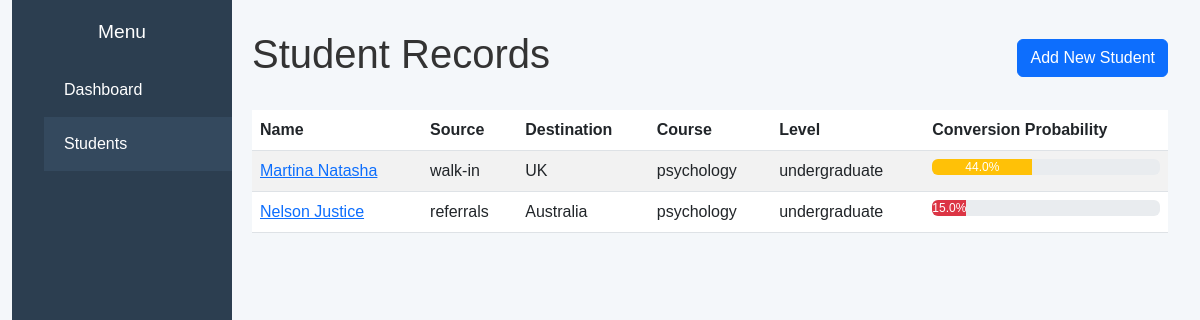
/students, run on the app's committed database.
### tables this page shows
CREATE TABLE students (
            id INTEGER PRIMARY KEY AUTOINCREMENT,
            name TEXT NOT NULL,
            source TEXT NOT NULL,
            response TEXT NOT NULL,
            destination TEXT NOT NULL,
            course_of_study TEXT NOT NULL,
            level_of_study TEXT NOT NULL,
            email TEXT,
            phone TEXT,
            created_at DATETIME,
            conversion_probability FLOAT,
            email_responses INTEGER DEFAULT 0,
            call_responses INTEGER DEFAULT 0
        );

### app.py (the view)
@app.route("/students")
def students():
    all_students = get_all_students()
    return render_template("students.html", students=all_students, page="students")

### app.py (called while the page is built)
@app.context_processor
def utility_processor():
    def is_active_page(page):
        return 'active' if request.endpoint == page else ''
    return dict(is_active_page=is_active_page)

### database.py (called while the page is built)
def get_all_students():
    conn = sqlite3.connect(DB_PATH)
    conn.row_factory = sqlite3.Row  # This enables column access by name
    c = conn.cursor()
    c.execute('SELECT * FROM students ORDER BY created_at DESC')
    students = [dict(row) for row in c.fetchall()]
    conn.close()
    return students

### templates/students.html (shortened to what this page needs)
<!DOCTYPE html>
<html lang="en">
<head>
    <link href="https://cdn.jsdelivr.net/npm/bootstrap@5.3.0/dist/css/bootstrap.min.css" rel="stylesheet">
    <link rel="stylesheet" href="{{ url_for('static', filename='css/style.css') }}">
</head>
<body>
    <div class="container">
        <nav class="sidebar">
            <h2>Menu</h2>
            <ul>
                <li><a href="{{ url_for('index') }}" class="{{ is_active_page('index') }}">Dashboard</a></li>
                <li><a href="{{ url_for('students') }}" class="{{ is_active_page('students') }}">Students</a></li>
            </ul>
        </nav>
        <div class="content">
            <div class="d-flex justify-content-between align-items-center mb-4">
                <h1>Student Records</h1>
                <button type="button" class="btn btn-primary" data-bs-toggle="modal" data-bs-target="#addStudentModal">
                    Add New Student
                </button>
            </div>
            <div class="table-responsive">
                <table class="table table-striped table-hover">
                    <thead>
                        <tr>
                            <th>Name</th>
                            <th>Source</th>
                            <th>Destination</th>
                            <th>Course</th>
                            <th>Level</th>
                            <th>Conversion Probability</th>
                        </tr>
                    </thead>
                    <tbody>
                        {% for student in students %}
                        <tr>
                            <td><a href="{{ url_for('student_profile', name=student['name']) }}">{{ student['name'] }}</a></td>
                            <td>{{ student['source'] }}</td>
                            <td>{{ student['destination'] }}</td>
                            <td>{{ student['course_of_study'] }}</td>
                            <td>{{ student['level_of_study'] }}</td>
                            <td>
                                <div class="progress">
                                    <div class="progress-bar {% if student['conversion_probability'] > 70 %}bg-success
                                                          {% elif student['conversion_probability'] > 40 %}bg-warning
                                                          {% else %}bg-danger{% endif %}"
                                         role="progressbar"
                                         style="width: {{ student['conversion_probability'] }}%">
                                        {{ student['conversion_probability'] }}%
                                    </div>
                                </div>
                            </td>
                        </tr>
                        {% endfor %}
                    </tbody>
                </table>
            </div>
        </div>
    </div>
</body>
</html>

### static/css/style.css (style rules this page uses)
*, *::before, *::after { box-sizing: border-box; margin: 0; padding: 0; }
body { font-family: Arial, sans-serif; background-color: #f4f7fa; display: flex; min-height: 100vh; color: #333; }
.container { display: flex; width: 100%; max-width: 1200px; margin: auto; }
.sidebar { width: 220px; background-color: #2c3e50; padding-top: 20px; min-height: 100vh; color: #fff; }
.sidebar h2 { text-align: center; margin-bottom: 20px; font-size: 1.2em; }
.sidebar ul { list-style: none; }
.sidebar ul li a { display: block; padding: 15px 20px; text-decoration: none; color: #fff; transition: background-color 0.3s ease; }
.sidebar ul li a:hover, .sidebar ul li a.active { background-color: #34495e; }
.content { flex: 1; padding: 30px 20px; }

### data on the page
students: name "Martina Natasha", source "walk-in", destination "UK", course_of_study "psychology", level_of_study "undergraduate", conversion_probability "44.0"
students: name "Nelson Justice", source "referrals", destination "Australia", course_of_study "psychology", level_of_study "undergraduate", conversion_probability "15.0"
